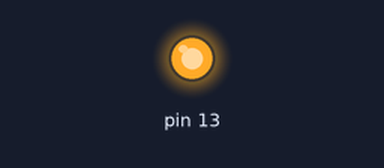
This sketch was run on a simulated Arduino Uno, built with avr-gcc and run on an emulated ATmega328P. Parts: output pins drawn as LEDs (lit = HIGH). What the sketch prints to the serial monitor is not drawn.

Above: at 0.2 s.
At 3.0 s:
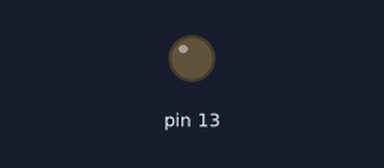
Timing chart, 0 to 7.2 s (numbered marks = the images above):
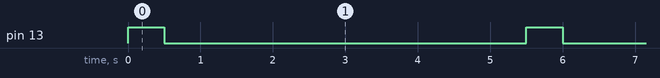

The sketch:

send.ino
```cpp
#include <IRremote.h>

#define SONY_HDR_MARK             2400
#define SONY_HDR_SPACE             600
#define SONY_ONE_MARK             1200
#define SONY_ZERO_MARK             600
#define KHZ                         38

IRsend irsend;

void setup()
{
  Serial.begin(9600);
  pinMode(13, OUTPUT);
}

uint8_t currentBit;
void transmitByte (uint8_t data) {
  for (currentBit = 128; currentBit; currentBit >>= 1) {

    if (currentBit & data) irsend.mark(SONY_ONE_MARK);
    else irsend.mark(SONY_ZERO_MARK);

    irsend.space(SONY_HDR_SPACE);
  }
}

void transmitString (const char* str) {
  unsigned int len = strlen(str);

  irsend.enableIROut(KHZ);
  irsend.mark(SONY_HDR_MARK);
  irsend.space(SONY_HDR_SPACE);

  for (uint16_t i = 0; i < len; ++i) {
    transmitByte(str[i]);
  }

  irsend.space(0);
}

void loop() {
  const char* message = "btp+wss://:verysecretsecret@red.example.com/api/rpc";

  Serial.print("sending message");
  transmitString(message);

  digitalWrite(13, HIGH);
  delay(500);
  digitalWrite(13, LOW);

  delay(5000);
}
```

Measured:
- by itself, pin 13: alternates HIGH for 0.50 s and LOW for 5.0 s
